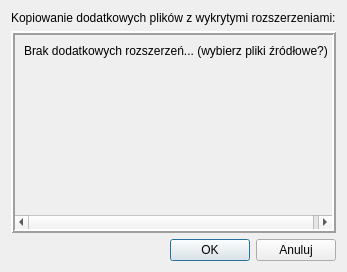
<?xml version="1.0" encoding="UTF-8"?>
<ui version="4.0">
 <class>AdditionalFilesExtension</class>
 <widget class="QDialog" name="AdditionalFilesExtension">
  <property name="geometry">
   <rect>
    <x>0</x>
    <y>0</y>
    <width>334</width>
    <height>272</height>
   </rect>
  </property>
  <property name="windowTitle">
   <string>Dodatkowe rozszerzenia</string>
  </property>
  <layout class="QVBoxLayout" name="verticalLayout">
   <item>
    <widget class="QLabel" name="label">
     <property name="text">
      <string>Kopiowanie dodatkowych plików z wykrytymi rozszerzeniami:</string>
     </property>
    </widget>
   </item>
   <item>
    <widget class="QScrollArea" name="scrollArea">
     <property name="frameShape">
      <enum>QFrame::Box</enum>
     </property>
     <property name="frameShadow">
      <enum>QFrame::Raised</enum>
     </property>
     <property name="lineWidth">
      <number>2</number>
     </property>
     <property name="widgetResizable">
      <bool>true</bool>
     </property>
     <widget class="QWidget" name="scrollAreaWidgetContents">
      <property name="geometry">
       <rect>
        <x>0</x>
        <y>0</y>
        <width>312</width>
        <height>200</height>
       </rect>
      </property>
      <layout class="QVBoxLayout" name="verticalLayout_3">
       <item>
        <layout class="QVBoxLayout" name="layout">
         <property name="topMargin">
          <number>0</number>
         </property>
         <item>
          <widget class="QLabel" name="noneExt">
           <property name="text">
            <string>Brak dodatkowych rozszerzeń... (wybierz pliki źródłowe?)</string>
           </property>
          </widget>
         </item>
        </layout>
       </item>
       <item>
        <spacer name="verticalSpacer">
         <property name="orientation">
          <enum>Qt::Vertical</enum>
         </property>
         <property name="sizeHint" stdset="0">
          <size>
           <width>20</width>
           <height>40</height>
          </size>
         </property>
        </spacer>
       </item>
      </layout>
     </widget>
    </widget>
   </item>
   <item>
    <layout class="QHBoxLayout" name="horizontalLayout">
     <item>
      <spacer name="horizontalSpacer">
       <property name="orientation">
        <enum>Qt::Horizontal</enum>
       </property>
       <property name="sizeHint" stdset="0">
        <size>
         <width>40</width>
         <height>20</height>
        </size>
       </property>
      </spacer>
     </item>
     <item>
      <widget class="QPushButton" name="okBtn">
       <property name="text">
        <string>OK</string>
       </property>
      </widget>
     </item>
     <item>
      <widget class="QPushButton" name="cancelBtn">
       <property name="text">
        <string>Anuluj</string>
       </property>
      </widget>
     </item>
    </layout>
   </item>
  </layout>
 </widget>
 <resources/>
 <connections/>
</ui>
